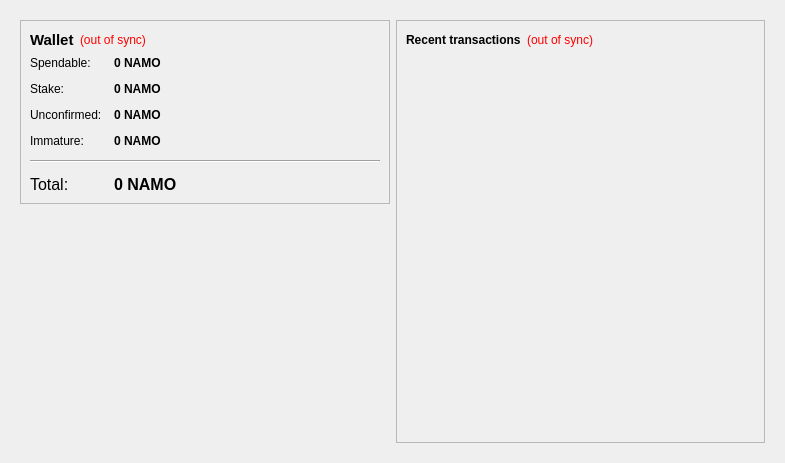
<?xml version="1.0" encoding="UTF-8"?>
<ui version="4.0">
 <class>OverviewPage</class>
 <widget class="QWidget" name="OverviewPage">
  <property name="geometry">
   <rect>
    <x>0</x>
    <y>0</y>
    <width>785</width>
    <height>463</height>
   </rect>
  </property>
  <property name="windowTitle">
   <string>Form</string>
  </property>
  <layout class="QHBoxLayout" name="horizontalLayout" stretch="0">
   <item>
    <widget class="QFrame" name="frameMain">
     <property name="frameShape">
      <enum>QFrame::NoFrame</enum>
     </property>
     <layout class="QHBoxLayout" name="horizontalLayout_3">
      <item>
       <layout class="QVBoxLayout" name="verticalLayout_2">
        <item>
         <widget class="QFrame" name="frame">
          <property name="frameShape">
           <enum>QFrame::StyledPanel</enum>
          </property>
          <property name="frameShadow">
           <enum>QFrame::Plain</enum>
          </property>
          <layout class="QVBoxLayout" name="verticalLayout_4">
           <item>
            <layout class="QHBoxLayout" name="horizontalLayout_4">
             <item>
              <widget class="QLabel" name="label_5">
               <property name="font">
                <font>
                 <pointsize>11</pointsize>
                 <weight>75</weight>
                 <bold>true</bold>
                </font>
               </property>
               <property name="text">
                <string>Wallet</string>
               </property>
              </widget>
             </item>
             <item>
              <widget class="QLabel" name="labelWalletStatus">
               <property name="toolTip">
                <string>The displayed information may be out of date. Your wallet automatically synchronizes with the NamoCoin network after a connection is established, but this process has not completed yet.</string>
               </property>
               <property name="styleSheet">
                <string notr="true">QLabel { color: red; }</string>
               </property>
               <property name="text">
                <string notr="true">(out of sync)</string>
               </property>
               <property name="alignment">
                <set>Qt::AlignLeading|Qt::AlignLeft|Qt::AlignVCenter</set>
               </property>
              </widget>
             </item>
             <item>
              <spacer name="horizontalSpacer_2">
               <property name="orientation">
                <enum>Qt::Horizontal</enum>
               </property>
               <property name="sizeHint" stdset="0">
                <size>
                 <width>40</width>
                 <height>20</height>
                </size>
               </property>
              </spacer>
             </item>
            </layout>
           </item>
           <item>
            <layout class="QFormLayout" name="formLayout_2">
             <property name="fieldGrowthPolicy">
              <enum>QFormLayout::AllNonFixedFieldsGrow</enum>
             </property>
             <property name="horizontalSpacing">
              <number>12</number>
             </property>
             <property name="verticalSpacing">
              <number>12</number>
             </property>
             <item row="0" column="0">
              <widget class="QLabel" name="label">
               <property name="text">
                <string>Spendable:</string>
               </property>
              </widget>
             </item>
             <item row="0" column="1">
              <widget class="QLabel" name="labelBalance">
               <property name="font">
                <font>
                 <weight>75</weight>
                 <bold>true</bold>
                </font>
               </property>
               <property name="cursor">
                <cursorShape>IBeamCursor</cursorShape>
               </property>
               <property name="toolTip">
                <string>Your current spendable balance</string>
               </property>
               <property name="text">
                <string notr="true">0 NAMO</string>
               </property>
               <property name="textInteractionFlags">
                <set>Qt::LinksAccessibleByMouse|Qt::TextSelectableByKeyboard|Qt::TextSelectableByMouse</set>
               </property>
              </widget>
             </item>
             <item row="1" column="0">
              <widget class="QLabel" name="label_6">
               <property name="text">
                <string>Stake:</string>
               </property>
              </widget>
             </item>
             <item row="1" column="1">
              <widget class="QLabel" name="labelStake">
               <property name="font">
                <font>
                 <weight>75</weight>
                 <bold>true</bold>
                </font>
               </property>
               <property name="cursor">
                <cursorShape>IBeamCursor</cursorShape>
               </property>
               <property name="toolTip">
                <string>Total of coins that was staked, and do not yet count toward the current balance</string>
               </property>
               <property name="text">
                <string notr="true">0 NAMO</string>
               </property>
               <property name="textInteractionFlags">
                <set>Qt::LinksAccessibleByMouse|Qt::TextSelectableByKeyboard|Qt::TextSelectableByMouse</set>
               </property>
              </widget>
             </item>
             <item row="2" column="0">
              <widget class="QLabel" name="label_3">
               <property name="text">
                <string>Unconfirmed:</string>
               </property>
              </widget>
             </item>
             <item row="2" column="1">
              <widget class="QLabel" name="labelUnconfirmed">
               <property name="font">
                <font>
                 <weight>75</weight>
                 <bold>true</bold>
                </font>
               </property>
               <property name="cursor">
                <cursorShape>IBeamCursor</cursorShape>
               </property>
               <property name="toolTip">
                <string>Total of transactions that have yet to be confirmed, and do not yet count toward the current balance</string>
               </property>
               <property name="text">
                <string notr="true">0 NAMO</string>
               </property>
               <property name="textInteractionFlags">
                <set>Qt::LinksAccessibleByMouse|Qt::TextSelectableByKeyboard|Qt::TextSelectableByMouse</set>
               </property>
              </widget>
             </item>
             <item row="3" column="0">
              <widget class="QLabel" name="labelImmatureText">
               <property name="text">
                <string>Immature:</string>
               </property>
              </widget>
             </item>
             <item row="3" column="1">
              <widget class="QLabel" name="labelImmature">
               <property name="font">
                <font>
                 <weight>75</weight>
                 <bold>true</bold>
                </font>
               </property>
               <property name="toolTip">
                <string>Mined balance that has not yet matured</string>
               </property>
               <property name="text">
                <string notr="true">0 NAMO</string>
               </property>
               <property name="textInteractionFlags">
                <set>Qt::LinksAccessibleByMouse|Qt::TextSelectableByKeyboard|Qt::TextSelectableByMouse</set>
               </property>
              </widget>
             </item>
             <item row="4" column="0" colspan="2">
              <widget class="Line" name="line">
               <property name="orientation">
                <enum>Qt::Horizontal</enum>
               </property>
              </widget>
             </item>
             <item row="5" column="0">
              <widget class="QLabel" name="labelTotalText">
               <property name="font">
                <font>
                 <pointsize>12</pointsize>
                </font>
               </property>
               <property name="text">
                <string>Total:</string>
               </property>
              </widget>
             </item>
             <item row="5" column="1">
              <widget class="QLabel" name="labelTotal">
               <property name="font">
                <font>
                 <pointsize>12</pointsize>
                 <weight>75</weight>
                 <bold>true</bold>
                </font>
               </property>
               <property name="cursor">
                <cursorShape>IBeamCursor</cursorShape>
               </property>
               <property name="toolTip">
                <string>Your current total balance</string>
               </property>
               <property name="text">
                <string notr="true">0 NAMO</string>
               </property>
               <property name="textInteractionFlags">
                <set>Qt::LinksAccessibleByMouse|Qt::TextSelectableByKeyboard|Qt::TextSelectableByMouse</set>
               </property>
              </widget>
             </item>
            </layout>
           </item>
          </layout>
         </widget>
        </item>
        <item>
         <spacer name="verticalSpacer">
          <property name="orientation">
           <enum>Qt::Vertical</enum>
          </property>
          <property name="sizeHint" stdset="0">
           <size>
            <width>20</width>
            <height>40</height>
           </size>
          </property>
         </spacer>
        </item>
        <item>
         <widget class="QLabel" name="label_7">
          <property name="text">
           <string/>
          </property>
          <property name="pixmap">
           <pixmap resource="../NamoCoin.qrc">:/icons/NamoCoin</pixmap>
          </property>
         </widget>
        </item>
        <item>
         <widget class="QLabel" name="label_2">
          <property name="text">
           <string/>
          </property>
          <property name="pixmap">
           <pixmap>:/images/wallet</pixmap>
          </property>
         </widget>
        </item>
       </layout>
      </item>
      <item>
       <layout class="QVBoxLayout" name="verticalLayout_3">
        <item>
         <widget class="QFrame" name="frame_2">
          <property name="frameShape">
           <enum>QFrame::StyledPanel</enum>
          </property>
          <property name="frameShadow">
           <enum>QFrame::Plain</enum>
          </property>
          <layout class="QVBoxLayout" name="verticalLayout">
           <item>
            <layout class="QHBoxLayout" name="horizontalLayout_2">
             <item>
              <widget class="QLabel" name="label_4">
               <property name="text">
                <string>&lt;b&gt;Recent transactions&lt;/b&gt;</string>
               </property>
              </widget>
             </item>
             <item>
              <widget class="QLabel" name="labelTransactionsStatus">
               <property name="toolTip">
                <string>The displayed information may be out of date. Your wallet automatically synchronizes with the NamoCoin network after a connection is established, but this process has not completed yet.</string>
               </property>
               <property name="styleSheet">
                <string notr="true">QLabel { color: red; }</string>
               </property>
               <property name="text">
                <string notr="true">(out of sync)</string>
               </property>
               <property name="alignment">
                <set>Qt::AlignRight|Qt::AlignTrailing|Qt::AlignVCenter</set>
               </property>
              </widget>
             </item>
             <item>
              <spacer name="horizontalSpacer">
               <property name="orientation">
                <enum>Qt::Horizontal</enum>
               </property>
               <property name="sizeHint" stdset="0">
                <size>
                 <width>40</width>
                 <height>20</height>
                </size>
               </property>
              </spacer>
             </item>
            </layout>
           </item>
           <item>
            <widget class="QListView" name="listTransactions">
             <property name="styleSheet">
              <string notr="true">QListView { background: transparent; }</string>
             </property>
             <property name="frameShape">
              <enum>QFrame::NoFrame</enum>
             </property>
             <property name="verticalScrollBarPolicy">
              <enum>Qt::ScrollBarAlwaysOff</enum>
             </property>
             <property name="horizontalScrollBarPolicy">
              <enum>Qt::ScrollBarAlwaysOff</enum>
             </property>
             <property name="selectionMode">
              <enum>QAbstractItemView::NoSelection</enum>
             </property>
            </widget>
           </item>
          </layout>
         </widget>
        </item>
       </layout>
      </item>
     </layout>
    </widget>
   </item>
  </layout>
 </widget>
 <resources>
  <include location="../NamoCoin.qrc"/>
 </resources>
 <connections/>
</ui>
